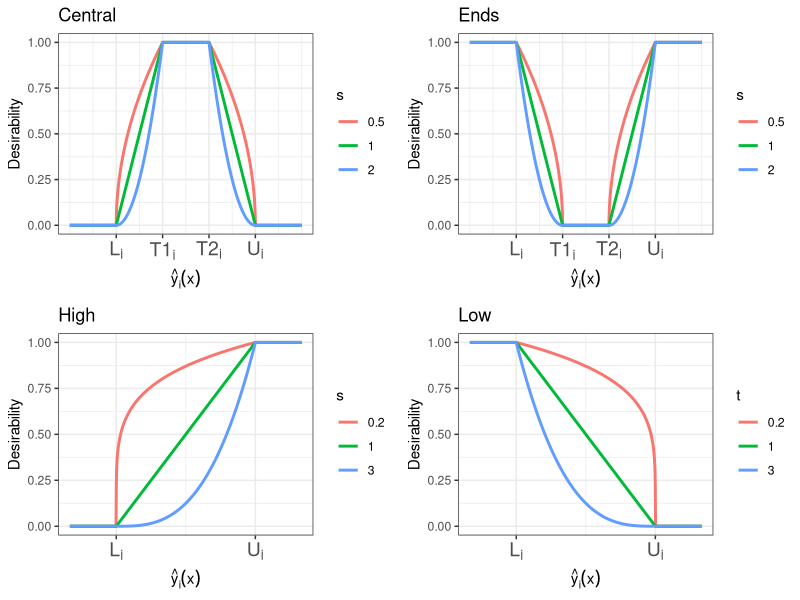

Here is the R script that generated this plot:
# Load necessary packages
library(ggplot2)
library(dplyr)
library(gridExtra)

# Define the desirability function
desirability_central <- function(y_hat, L, T1, T2, U, s) {
  if (y_hat < L) {
    return(0)
  } else if (y_hat >= L & y_hat < T1) {
    return(((y_hat - L) / (T1 - L)) ^ s)
  } else if (T1 <= y_hat & y_hat <= T2) {
    return(1)
  } else if (y_hat > T2 & y_hat < U) {
    return(((y_hat - U) / (T2 - U)) ^ s)
  } else {
    return(0)
  }
}

# Create a dataset with the desirability values for different values of y_hat and s:
y_hat_values <- seq(0, 10, length.out = 1000)
s_values <- c(0.5, 1, 2)

# Since t is not used, we don't need to expand the grid with t or create an interaction term
df <- expand.grid(y_hat = y_hat_values, s = s_values)

# Define the constants L, T1, T2, U
L <- 2
T1 <- 4
T2 <- 6
U <- 8

# Apply the desirability function to the dataset
df$desirability <- mapply(desirability_central, df$y_hat, L, T1, T2, U, df$s)

# Plot the desirability function using ggplot2
plot1 <- ggplot(df,
                aes(
                  x = y_hat,
                  y = desirability,
                  color = factor(s)
                )) +
  geom_line(size = 1) +
  ggtitle("Central") +
  labs(
    x = expression(hat(y)[i](x)),
    y = "Desirability",
    color = "s"
  ) +
  scale_color_discrete("s") +
  scale_x_continuous(
    breaks = c(L, T1, T2, U),
    labels = c(expression(L[i]), expression(T1[i]), expression(T2[i]), expression(U[i]))
  ) +
  theme_bw() +
  theme(legend.position = "right",
        axis.text.x = element_text(size = 14))



# Define the desirability function
desirability_ends <- function(y_hat, L, T1, T2, U, s) {
  if (y_hat < L) {
    return(1)
  } else if (y_hat >= L & y_hat < T1) {
    return((( y_hat - T1) / (L - T1)) ^ s)
  } else if (T1 <= y_hat & y_hat <= T2) {
    return(0)
  } else if (y_hat > T2 & y_hat < U) {
    return(((y_hat - T2) / ( U - T2)) ^ s)
  } else {
    return(1)
  }
}

# Create a dataset with the desirability values for different values of y_hat and s:
y_hat_values <- seq(0, 10, length.out = 1000)
s_values <- c(0.5, 1, 2)

# Since t is not used, we don't need to expand the grid with t or create an interaction term
df <- expand.grid(y_hat = y_hat_values, s = s_values)

# Define the constants L, T1, T2, U
L <- 2
T1 <- 4
T2 <- 6
U <- 8

# Apply the desirability function to the dataset
df$desirability <- mapply(desirability_ends, df$y_hat, L, T1, T2, U, df$s)

# Plot the desirability function using ggplot2
plot2 <- ggplot(df,
                aes(
                  x = y_hat,
                  y = desirability,
                  color = factor(s)
                )) +
  geom_line(size = 1) +
  ggtitle("Ends") +
  labs(
    x = expression(hat(y)[i](x)),
    y = "Desirability",
    color = "s"
  ) +
  scale_color_discrete("s") +
  scale_x_continuous(
    breaks = c(L, T1, T2, U),
    labels = c(expression(L[i]), expression(T1[i]), expression(T2[i]), expression(U[i]))
  ) +
  theme_bw() +
  theme(legend.position = "right",
        axis.text.x = element_text(size = 14))



# Update the desirability function for maximization
desirability_max <- function(y_hat, L, U, s) {
  if (y_hat < L) {
    return(0)
  } else if (y_hat >= L & y_hat <= U) {
    return(((y_hat - L) / (U - L)) ^ s)
  } else {
    return(1)
  }
}

# Modify the dataset to include the desirability values for the new function
y_hat_values <- seq(0, 10, length.out = 1000)
s_values <- c(0.2, 1, 3)

df_max <- expand.grid(y_hat = y_hat_values, s = s_values)

L <- 2
U <- 8

df_max$desirability <-
  mapply(desirability_max, df_max$y_hat, L, U, df_max$s)

#Modify the ggplot
plot3 <-
  ggplot(df_max, aes(x = y_hat, y = desirability, color = factor(s))) +
  geom_line(size = 1)  +
  ggtitle("High")+
  labs(x = expression(hat(y)[i](x)),
       y = "Desirability",
       color = "s") +
  scale_color_discrete("s") +
  scale_x_continuous(breaks = c(L, U),
                     labels = c(expression(L[i]), expression(U[i]))) +
  theme_bw() +
  theme(legend.position = "right",
        axis.text.x = element_text(size = 14))


# Update the desirability function for minimization
desirability_min <- function(y_hat, L, U, t) {
  if (y_hat < L) {
    return(1)
  } else if (y_hat >= L & y_hat <= U) {
    return(((U - y_hat) / (U - L)) ^ t)
  } else {
    return(0)
  }
}

# Modify the dataset to include the desirability values for the new function
y_hat_values <- seq(0, 10, length.out = 1000)
t_values <- c(1, 0.2, 3)

df_min <- expand.grid(y_hat = y_hat_values, t = t_values)

L <- 2
U <- 8

df_min$desirability <-
  mapply(desirability_min, df_min$y_hat, L, U, df_min$t)

# Modify the ggplot
plot4 <-
  ggplot(df_min, aes(x = y_hat, y = desirability, color = factor(t))) +
  geom_line(size = 1) +
  ggtitle("Low")+
  labs(x = expression(hat(y)[i](x)),
       y = "Desirability",
       color = "t") +
  scale_color_discrete("t") +
  scale_x_continuous(breaks = c(L, U),
                     labels = c(expression(L[i]), expression(U[i]))) +
  theme_bw() +
  theme(legend.position = "right",
        axis.text.x = element_text(size = 14))

# Combine the three plots into a single column with three rows
grid.arrange(plot1, plot2, plot3,plot4, nrow = 2, ncol = 2)